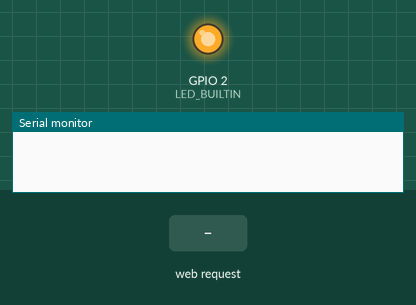
Simulated run of this sketch. Board: ESP8266 (NodeMCU). On the bench: output pins drawn as LEDs (lit = HIGH, except the on-board LED, lit = LOW), the last lines printed to the serial monitor. The inputs (shaded band) are chosen by the test bench.

Above: at 1.2 s.
1.3 s: HTTP request GET /led/off received
At 2.5 s:
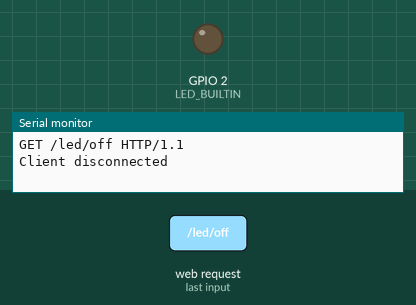
2.8 s: HTTP request GET /led/on received
At 3.6 s:
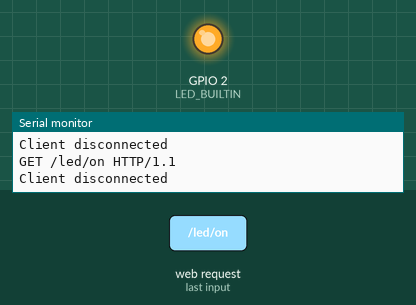
Timing chart, 0 to 5.8 s (numbered marks = the images above; inputs shaded):
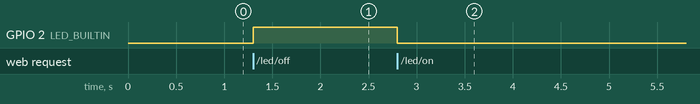

Measured:
- after the input at 1.3 s, GPIO 2 (LED_BUILTIN): LOW → HIGH at once
- after the input at 2.8 s, GPIO 2 (LED_BUILTIN): HIGH → LOW at once

The sketch:

esp_ap_mode.ino
```cpp
#include<ESP8266WiFi.h>

// WiFi Definitions
const char* ssid = "Esp8266TestNet";
const char* password = "Esp8266Test"; // has to be longer than 7 chars
const char* value = "";

WiFiServer server(80);

void setup() {

   Serial.begin(115200);
   delay(10);
  pinMode(LED_BUILTIN, OUTPUT);
   digitalWrite(LED_BUILTIN, LOW); // turn on

   WiFi.mode(WIFI_AP);
   WiFi.softAP(ssid, password, 13, 0);

   server.begin();
}

void loop() {
  // Check of client has connected
  WiFiClient client = server.available();
  if(!client) {
    return;
  }

  // Read the request line
  String request = client.readStringUntil('\r');
  Serial.println(request);
  client.flush();

  // Match request
  if(request.indexOf("/led/on") != -1) {
     digitalWrite(LED_BUILTIN, LOW);
     value = "on";
  } else if (request.indexOf("/led/off") != -1) {
     digitalWrite(LED_BUILTIN, HIGH);
      value = "off";
  }

  client.flush();

  // JSON response
  String s = "HTTP/1.1 200 OK\r\n";
  s += "Content-Type: application/json\r\n\r\n";
  s += "{\"data\":{\"message\":\"success\",\"value\":\"";
  s += value;
  s += "\"}}\r\n";
  s += "\n";

  // Send the response to the client
  client.print(s);
  delay(1);
  Serial.println("Client disconnected");

  // The client will actually be disconnected when the function returns and the client object is destroyed
}
```
